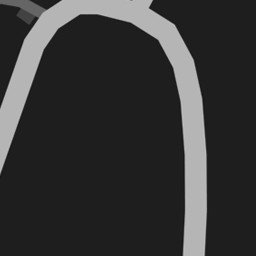
#> input picture assets/10/49.jpg, 256 x 256 px
$ python viewer.py -x 1.0 -y 1.0
#> lines starting #> are read from the running program, lines starting #| are printed output that depends on the picture
from PIL import Image, ImageDraw
from pathlib import Path
import logging
from dataclasses import dataclass
from typing import Dict, Tuple, Optional, List
from functools import lru_cache

logging.basicConfig(level=logging.INFO, format='%(message)s')
logger = logging.getLogger(__name__)


@dataclass(frozen=True)
class Point:
    x: float
    y: float


@dataclass
class TileInfo:
    path: Path
    x: int
    y: int
    bounds: Tuple[int, int, int, int]


class TileCache:
    def __init__(self, max_size: int = 50):
        self.max_size = max_size
        self._cache: Dict[Tuple[int, int], Image.Image] = {}

    @lru_cache(maxsize=128)
    def _get_tile_key(self, x: int, y: int) -> Tuple[int, int]:
        return (x, y)

    def get(self, x: int, y: int) -> Optional[Image.Image]:
        key = self._get_tile_key(x, y)
        return self._cache.get(key)

    def set(self, x: int, y: int, image: Image.Image) -> None:
        if len(self._cache) >= self.max_size:
            self._cache.pop(next(iter(self._cache)))
        self._cache[(x, y)] = image.copy()


class GTAVTileViewer:
    TILE_SIZE = 256
    SCALE_X = 1.82
    SCALE_Y = -1.82
    CENTER_X = 7535.12
    CENTER_Y = 15291.00

    def __init__(self, tiles_dir: str = "assets"):
        self.tiles_dir = Path(tiles_dir)
        self.tiles: Dict[Tuple[int, int], TileInfo] = {}
        self.tile_cache = TileCache()

        self._load_tiles()
        self._calculate_bounds()

    def _load_tiles(self) -> None:
        for x_dir in self.tiles_dir.iterdir():
            if not x_dir.is_dir():
                continue

            try:
                x = int(x_dir.name)
            except ValueError:
                continue

            for tile_path in x_dir.glob("*.jpg"):
                try:
                    y = int(tile_path.stem)
                    self.tiles[(x, y)] = TileInfo(
                        path=tile_path,
                        x=x,
                        y=y,
                        bounds=(0, 0, self.TILE_SIZE, self.TILE_SIZE)
                    )
                except ValueError:
                    continue

        if not self.tiles:
            raise ValueError("No tiles found in directory")

    def _calculate_bounds(self) -> None:
        xs = [tile.x for tile in self.tiles.values()]
        ys = [tile.y for tile in self.tiles.values()]

        self.min_x = min(xs)
        self.max_x = max(xs)
        self.min_y = min(ys)
        self.max_y = max(ys)

        self.width_tiles = self.max_x - self.min_x + 1
        self.height_tiles = self.max_y - self.min_y + 1

        self.map_width = self.width_tiles * self.TILE_SIZE
        self.map_height = self.height_tiles * self.TILE_SIZE

        logger.info(f"Loaded {len(self.tiles)} tiles, grid: {self.width_tiles}x{self.height_tiles}")

    def world_to_pixel(self, point: Point) -> Point:
        x = int(self.CENTER_X + point.x * self.SCALE_X)
        y = int(self.CENTER_Y + point.y * self.SCALE_Y)
        return Point(
            max(0, min(x, self.map_width - 1)),
            max(0, min(y, self.map_height - 1))
        )

    def _get_tile_at_pixel(self, pixel_x: int, pixel_y: int) -> Optional[TileInfo]:
        tile_x = self.min_x + pixel_x // self.TILE_SIZE
        tile_y = self.min_y + pixel_y // self.TILE_SIZE
        return self.tiles.get((tile_x, tile_y))

    def _load_tile_image(self, tile: TileInfo) -> Optional[Image.Image]:
        cached = self.tile_cache.get(tile.x, tile.y)
        if cached:
            return cached

        try:
            image = Image.open(tile.path)
            self.tile_cache.set(tile.x, tile.y, image)
            return image
        except Exception as e:
            logger.warning(f"Failed to load tile {tile.x},{tile.y}: {e}")
            return None

    def _get_tiles_in_region(self, left: int, top: int, right: int, bottom: int) -> List[TileInfo]:
        tiles = []

        start_x = self.min_x + left // self.TILE_SIZE
        end_x = self.min_x + (right - 1) // self.TILE_SIZE
        start_y = self.min_y + top // self.TILE_SIZE
        end_y = self.min_y + (bottom - 1) // self.TILE_SIZE

        for x in range(start_x, end_x + 1):
            for y in range(start_y, end_y + 1):
                tile = self.tiles.get((x, y))
                if tile:
                    tiles.append(tile)

        return tiles

    def get_fragment(self, world_point: Point, size_x: int = 700, size_y: int = 700, show_dot: bool = True,
                     dot_color: str = "green") -> Image.Image:
        center_pixel = self.world_to_pixel(world_point)

        left = max(0, center_pixel.x - size_x // 2)
        top = max(0, center_pixel.y - size_y // 2)
        right = min(self.map_width, left + size_x)
        bottom = min(self.map_height, top + size_y)

        fragment = Image.new('RGB', (right - left, bottom - top))

        tiles = self._get_tiles_in_region(left, top, right, bottom)

        for tile in tiles:
            tile_image = self._load_tile_image(tile)
            if not tile_image:
                continue

            tile_left = (tile.x - self.min_x) * self.TILE_SIZE
            tile_top = (tile.y - self.min_y) * self.TILE_SIZE

            crop_left = max(left - tile_left, 0)
            crop_top = max(top - tile_top, 0)
            crop_right = min(self.TILE_SIZE, right - tile_left)
            crop_bottom = min(self.TILE_SIZE, bottom - tile_top)

            if crop_right <= crop_left or crop_bottom <= crop_top:
                continue

            cropped = tile_image.crop((crop_left, crop_top, crop_right, crop_bottom))

            paste_x = tile_left + crop_left - left
            paste_y = tile_top + crop_top - top

            fragment.paste(cropped, (int(paste_x), int(paste_y)))

        if fragment.size != (size_x, size_y):
            fragment = fragment.resize((size_x, size_y), Image.Resampling.LANCZOS)
            dot_position = Point(size_x // 2, size_y // 2)
        else:
            dot_position = Point(center_pixel.x - left, center_pixel.y - top)

        if show_dot:
            self._draw_dot(fragment, dot_position, dot_color)

        return fragment

    def _draw_dot(self, image: Image.Image, position: Point, color: str) -> None:
        draw = ImageDraw.Draw(image)

        colors = {
            "red": (255, 0, 0),
            "green": (0, 255, 0),
            "blue": (0, 0, 255)
        }

        dot_color = colors.get(color.lower(), (255, 0, 0))

        dot_size = 2
        draw.ellipse([
            position.x - dot_size,
            position.y - dot_size,
            position.x + dot_size,
            position.y + dot_size
        ], fill=dot_color)


def main() -> None:
    import argparse

    parser = argparse.ArgumentParser(description="GTA V Map Tile Viewer")
    parser.add_argument("tiles_dir", nargs="?", default="assets",
                        help="Directory containing map tiles")
    parser.add_argument("-x", type=float, required=True,
                        help="World X coordinate")
    parser.add_argument("-y", type=float, required=True,
                        help="World Y coordinate")
    parser.add_argument("-sx", "--size_x", type=int, default=700,
                        help="Output image width in pixels")
    parser.add_argument("-sy", "--size_y", type=int, default=700,
                        help="Output image height in pixels")
    parser.add_argument("-o", "--output", default="fragment.jpg",
                        help="Output file name")
    parser.add_argument("-c", "--color", default="green",
                        choices=["red", "green", "blue"],
                        help="Dot color")

    args = parser.parse_args()

    try:
        viewer = GTAVTileViewer(args.tiles_dir)
        world_point = Point(args.x, args.y)

        fragment = viewer.get_fragment(
            world_point=world_point,
            size_x=args.size_x,
            size_y=args.size_y,
            dot_color=args.color
        )
#> in get_fragment, `fragment = Image.new('RGB', (right - left, bottom - top))`: fragment: PIL image 351x351 RGB; every value is 0
#> in _load_tile_image, image is the input picture: PIL image 256x256 RGB; min 10, max 208, mean 54.5
#> in get_fragment, `cropped = tile_image.crop((crop_left, crop_top, crop_right, crop_botto..`:
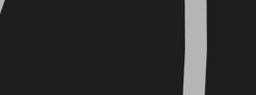
#> cropped: PIL image 256x95 RGB; min 17, max 195, mean 43.1
#> in get_fragment, `fragment.paste(cropped, (int(paste_x), int(paste_y)))`:
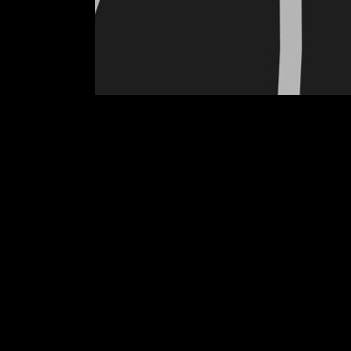
#> fragment: PIL image 351x351 RGB; min 0, max 195, mean 8.5

        fragment.save(args.output, quality=100)
        logger.info(f"Saved fragment to {args.output}")

    except Exception as e:
        logger.error(f"Error: {e}")
        raise


if __name__ == "__main__":
    main()
